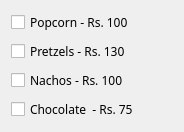
   <widget class="QWidget" name="layoutWidget">
    <property name="geometry">
     <rect>
      <x>350</x>
      <y>294</y>
      <width>184</width>
      <height>88</height>
     </rect>
    </property>
    <layout class="QVBoxLayout" name="verticalLayout">
     <item>
      <widget class="QCheckBox" name="popcorn">
       <property name="font">
        <font>
         <family>Nasalization Rg</family>
        </font>
       </property>
       <property name="text">
        <string>Popcorn - Rs. 100</string>
       </property>
      </widget>
     </item>
     <item>
      <widget class="QCheckBox" name="pretzel">
       <property name="font">
        <font>
         <family>Nasalization Rg</family>
        </font>
       </property>
       <property name="text">
        <string>Pretzels - Rs. 130</string>
       </property>
      </widget>
     </item>
     <item>
      <widget class="QCheckBox" name="nachos">
       <property name="font">
        <font>
         <family>Nasalization Rg</family>
        </font>
       </property>
       <property name="text">
        <string>Nachos - Rs. 100</string>
       </property>
      </widget>
     </item>
     <item>
      <widget class="QCheckBox" name="choco">
       <property name="font">
        <font>
         <family>Nasalization Rg</family>
        </font>
       </property>
       <property name="text">
        <string>Chocolate  - Rs. 75</string>
       </property>
      </widget>
     </item>
    </layout>
   </widget>
